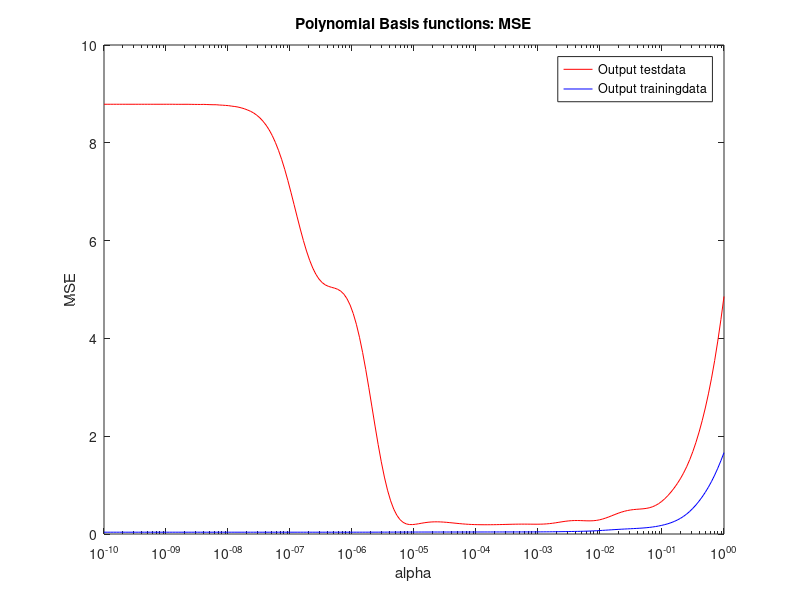
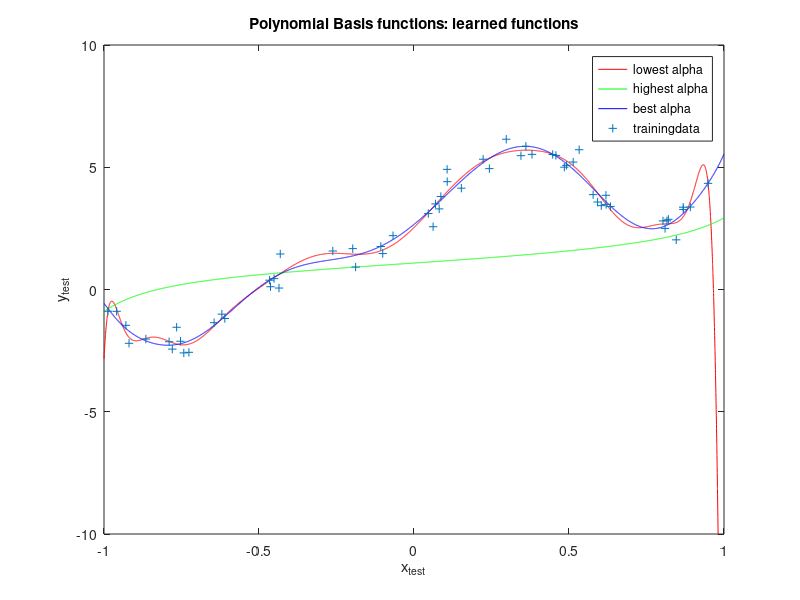
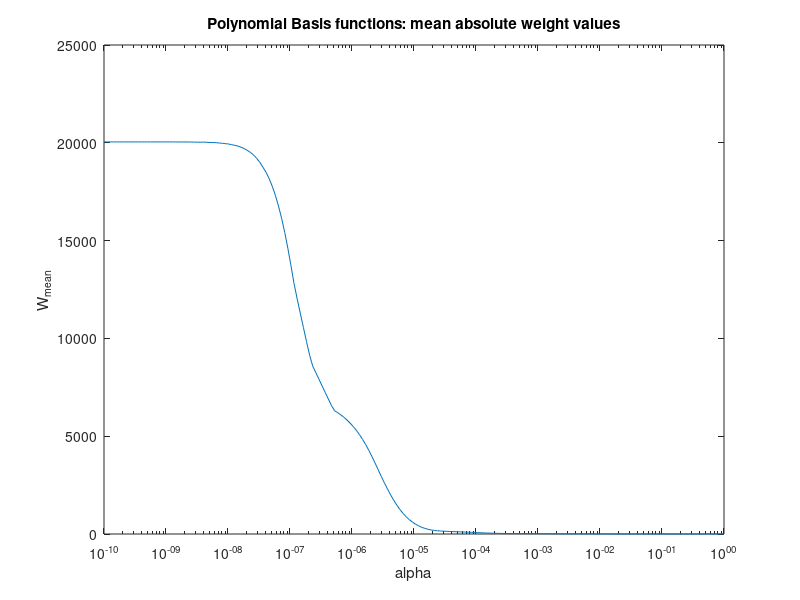
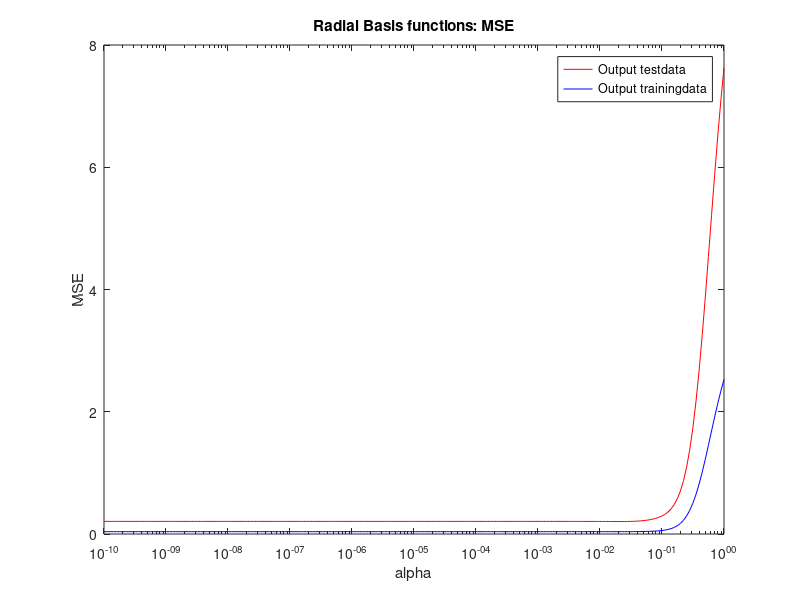

Write MATLAB code to recreate these figures, in order.
clc;
close all;
clear;



data = importdata('datasets/linearregression_homework.mat');
x_test = data.x_test;
x_train = data.x_train;
y_target = data.y_target;
y_test = data.y_test;
y_train = data.y_train;


%Polynomial Basis function
l = 18;


alpha = logspace(-10,0,200);

y_our_train_poly = zeros(length(x_train), length(alpha));
y_our_test_poly = zeros(length(x_test), length(alpha));


potenz = ones(size(x_train))*[0:l];
x_train_mat = [x_train]*ones(1,l+1);
X_train = x_train_mat.^potenz;

potenz = ones(size(x_test))*[0:l];
x_test_mat = [x_test]*ones(1,l+1);
X_test = x_test_mat.^potenz;


W_mean = zeros(1,length(alpha));

%output y berechnen
for i=1:length(alpha)
    W = inv(X_train'*X_train + alpha(i)^2*length(x_train)*eye(l+1))*X_train'*y_train;
    
    W_mean(i) = mean(abs(W));
    
    y_our_train_poly(:,i) = X_train*W;

    y_our_test_poly(:,i) = X_test*W;
    
end


%MSE plotten:
for i = 1:length(alpha)
    mse_test_poly(i) = (y_our_test_poly(:,i) - y_test)' * (y_our_test_poly(:,i) - y_test) / length(y_test);
    
    mse_train_poly(i) = (y_our_train_poly(:,i) - y_train)' * (y_our_train_poly(:,i) - y_train) / length(y_our_train_poly);
end

figure

semilogx(alpha, mse_test_poly, 'r-');
hold on;
semilogx(alpha, mse_train_poly, 'b-');
title('Polynomial Basis functions: MSE');
xlabel('alpha');
ylabel('MSE');
legend('Output testdata', 'Output trainingdata');


figure();
%plot of lowest, highest and best alpha
[Y,I] = min(mse_test_poly);

plot(x_test, y_our_test_poly(:,1), 'r-');
hold on;
plot(x_test, y_our_test_poly(:,length(alpha)), 'g-');
plot(x_test, y_our_test_poly(:,I), 'b-');

plot(x_train, y_train, ' +');
title('Polynomial Basis functions: learned functions');
xlabel('x_{test}');
ylabel('y_{test}');
legend('lowest alpha', 'highest alpha', 'best alpha', 'trainingdata');
axis([-1 1 -10 10]);


figure

semilogx(alpha, W_mean);
title('Polynomial Basis functions: mean absolute weight values');
xlabel('alpha');
ylabel('W_{mean}');


%%%%%%%%%%%%%%%%%%%%%%%%%%%%%%%%%%%%%%%%%%%%%%%%%%%%%%%%%%%%%%%%%%%%%%%%%%%%%%%%%%%%%%%%%%%%%%%%%

%Radial Basis
d = 18;

y_our_train_radial = zeros(length(x_train), d);
y_our_test_radial = zeros(length(x_test), d);


myh_train = ones(size(x_train))*linspace(-1, 1, d);
myh_test = ones(size(x_test))*linspace(-1, 1, d);

x_train_mat = [x_train]*ones(1,d);
X_train = exp((-(x_train_mat-myh_train).^2)./((2/d).^2));
x_test_mat = [x_test]*ones(1,d);
X_test = exp((-(x_test_mat-myh_test).^2)./((2/d).^2));


%output y berechnen
for i=1:length(alpha)
    W = inv(X_train'*X_train + alpha(i)^2*length(x_train)*eye(d))*X_train'*y_train;
    
    W_mean(i) = mean(abs(W));

    y_our_train_radial(:,i) = X_train*W;

    y_our_test_radial(:,i) = X_test*W;
    
end


%MSE plotten:
for i = 1:length(alpha)
    mse_test_radial(i) = (y_our_test_radial(:,i) - y_test)' * (y_our_test_radial(:,i) - y_test) / length(y_test);
    
    mse_train_radial(i) = (y_our_train_radial(:,i) - y_train)' * (y_our_train_radial(:,i) - y_train) / length(y_our_train_radial);
end

figure

semilogx(alpha, mse_test_radial, 'r-');
hold on;
semilogx(alpha, mse_train_radial, 'b-');
title('Radial Basis functions: MSE');
xlabel('alpha');
ylabel('MSE');
legend('Output testdata', 'Output trainingdata');

figure();
%plot of lowest, highest and best alpha
[Y,I] = min(mse_test_radial);

plot(x_test, y_our_test_radial(:,1), 'r-');
hold on;
plot(x_test, y_our_test_radial(:,length(alpha)), 'g-');
plot(x_test, y_our_test_radial(:,I), 'b-');

plot(x_train, y_train, ' +');
title('Radial Basis functions: learned functions');
xlabel('x_{test}');
ylabel('y_{test}');
legend('lowest alpha', 'highest alpha', 'best alpha', 'trainingdata');


figure

semilogx(alpha, W_mean);
title('Radial Basis functions: mean absolute weight values');
xlabel('alpha');
ylabel('W_{mean}');

%%%%%%%%%%%%%%%%%%%%%%%%%%%%%%%%%%%%%%%%%%%%%%%%%%%%%%%%%%%%%%%%%%%%%%%%%%%%%%%%%%%%%%%%%%%%%%%%%

%Local linear models


d = 18;

y_our_train_radial = zeros(length(x_train), d);
y_our_test_radial = zeros(length(x_test), d);


myh_train = ones(size(x_train))*linspace(-1, 1, d);
myh_test = ones(size(x_test))*linspace(-1, 1, d);

x_train_mat = [x_train]*ones(1,d);
X_train = exp((-(x_train_mat-myh_train).^2)./((2/d).^2));
X_train_r = x_train_mat.*exp((-(x_train_mat-myh_train).^2)./((2/d).^2));
X_train = [X_train, X_train_r];


x_test_mat = [x_test]*ones(1,d);
X_test = exp((-(x_test_mat-myh_test).^2)./((2/d).^2));
X_test_r = x_test_mat .* exp((-(x_test_mat-myh_test).^2)./((2/d).^2));
X_test = [X_test, X_test_r];


%output y berechnen
for i=1:length(alpha)
    W = inv(X_train'*X_train + alpha(i)^2*length(x_train)*eye(d*2))*X_train'*y_train;
    
    W_mean(i) = mean(abs(W));

    y_our_train_radial(:,i) = X_train*W;

    y_our_test_radial(:,i) = X_test*W;
    
end


%MSE plotten:
for i = 1:length(alpha)
    mse_test_radial(i) = (y_our_test_radial(:,i) - y_test)' * (y_our_test_radial(:,i) - y_test) / length(y_test);
    
    mse_train_radial(i) = (y_our_train_radial(:,i) - y_train)' * (y_our_train_radial(:,i) - y_train) / length(y_our_train_radial);
end

figure

semilogx(alpha, mse_test_radial, 'r-');
hold on;
semilogx(alpha, mse_train_radial, 'b-');
title('Local linear models: MSE');
xlabel('alpha');
ylabel('MSE');
legend('Output testdata', 'Output trainingdata');

figure();
%plot of lowest, highest and best alpha
[Y,I] = min(mse_test_radial);

plot(x_test, y_our_test_radial(:,1), 'r-');
hold on;
plot(x_test, y_our_test_radial(:,length(alpha)), 'g-');
plot(x_test, y_our_test_radial(:,I), 'b-');

plot(x_train, y_train, ' +');
title('Local linear models: learned functions');
xlabel('x_{test}');
ylabel('y_{test}');
legend('lowest alpha', 'highest alpha', 'best alpha', 'trainingdata');
axis([-1 1 -25 20]);

figure

semilogx(alpha, W_mean);
title('Local linear models: mean absolute weight values');
xlabel('alpha');
ylabel('W_{mean}');